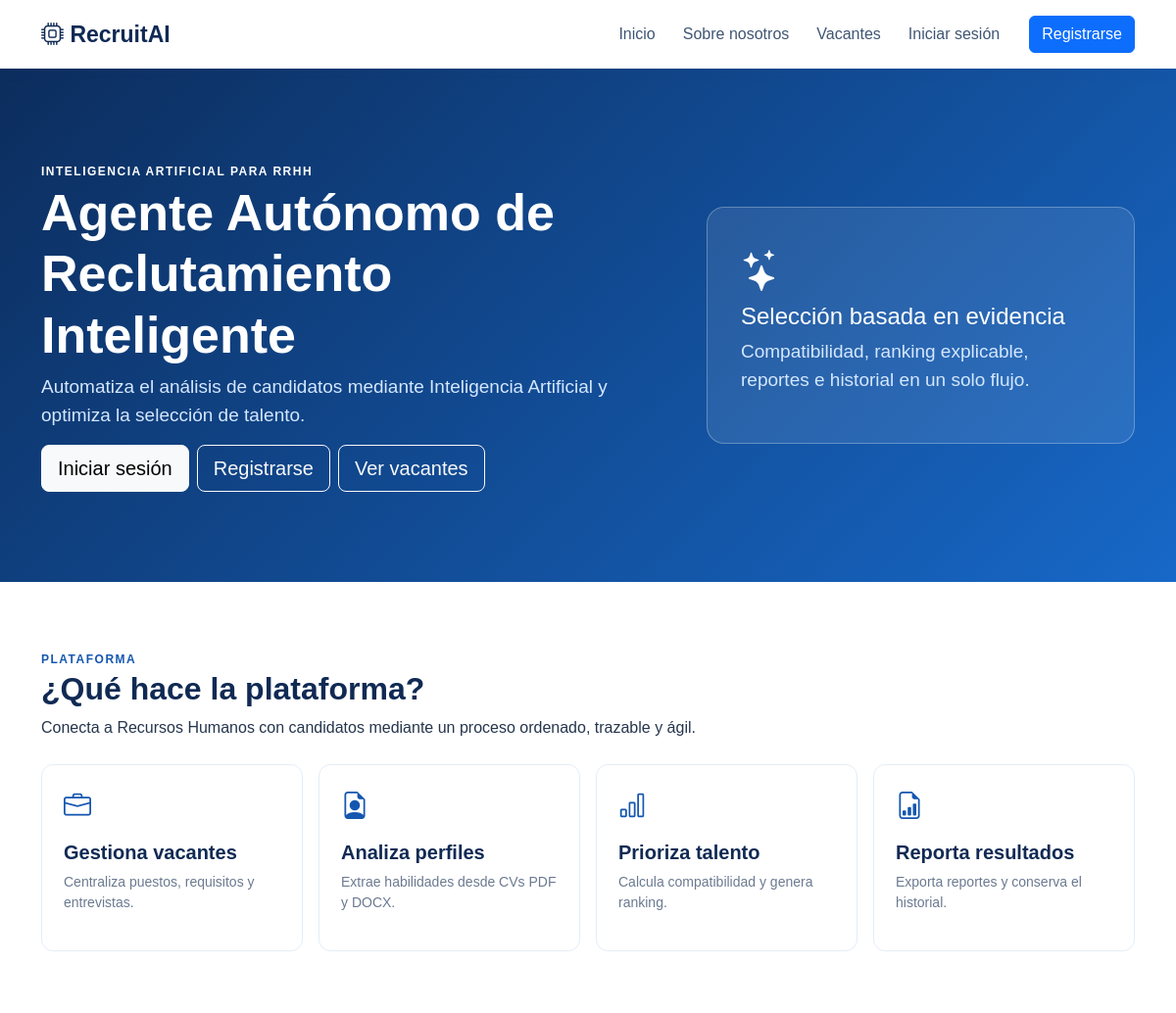
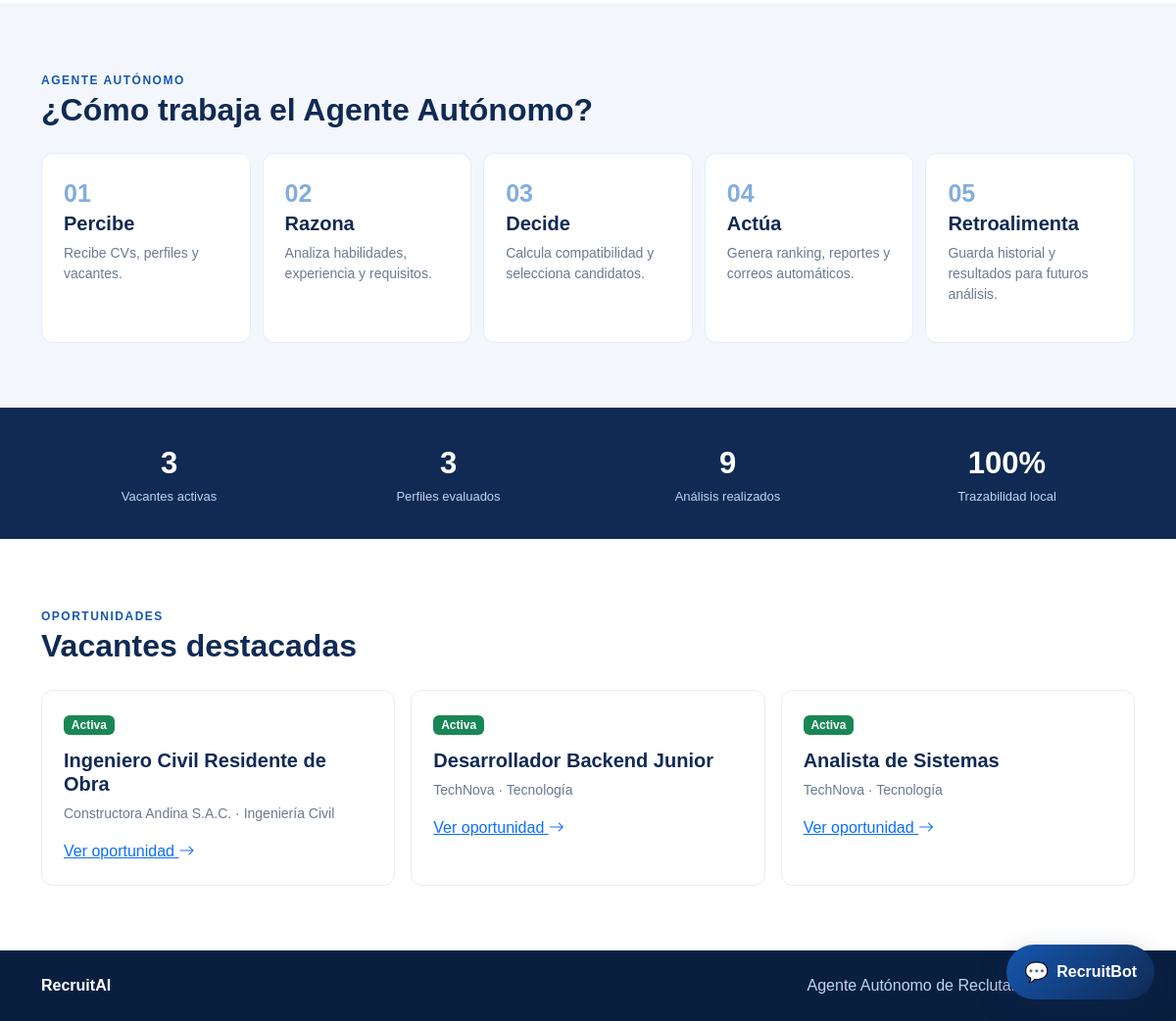
The page / on the database its author committed (2 pictures, top to bottom).
### tables this page shows
CREATE TABLE vacantes (
        id INTEGER PRIMARY KEY AUTOINCREMENT, titulo TEXT NOT NULL, empresa TEXT NOT NULL,
        area TEXT, descripcion TEXT, requisitos TEXT, habilidades TEXT, experiencia INTEGER DEFAULT 0,
        estudios TEXT, fecha_entrevista TEXT, hora_entrevista TEXT, estado TEXT DEFAULT 'Activa',
        fecha_creacion TEXT DEFAULT CURRENT_TIMESTAMP
    , peso_habilidades INTEGER DEFAULT 70, peso_experiencia INTEGER DEFAULT 20, peso_estudios INTEGER DEFAULT 10, umbral_preseleccion INTEGER DEFAULT 80, umbral_observacion INTEGER DEFAULT 60, carreras_objetivo TEXT);

### app.py (the view)
@app.route("/")
def landing():
    ranking_data = obtener_ranking()
    return render_template(
        "landing.html", vacantes=obtener_vacantes(solo_activas=True)[:3],
        stats={"vacantes": len(obtener_vacantes(solo_activas=True)), "candidatos": len(obtener_candidatos()), "analizados": len(ranking_data)},
    )

### app.py (called while the page is built)
@app.context_processor
def inject_csrf_token():
    def csrf_token():
        if "_csrf_token" not in session:
            session["_csrf_token"] = secrets.token_hex(24)
        return session["_csrf_token"]
    context = {"csrf_token": csrf_token}
    if session.get("rol") == "admin":
        context["nav_vacantes"] = obtener_vacantes()
        context["nav_vacante"] = _vacante_seleccionada()
    return context

@app.before_request
def csrf_protect():
    if request.method == "POST":
        expected = session.get("_csrf_token", "")
        payload = request.get_json(silent=True) or {}
        received = request.form.get("_csrf_token", "") or request.headers.get("X-CSRFToken", "") or payload.get("_csrf_token", "")
        if not expected or not hmac.compare_digest(expected, received):
            flash("La solicitud expiró o no es válida. Inténtalo nuevamente.", "warning")
            if request.is_json:
                return jsonify({"error": "csrf", "message": "Solicitud expirada o no valida."}), 400
            return redirect(request.referrer or url_for("landing"))

### modules/database.py (called while the page is built)
def _connection():
    DB_PATH.parent.mkdir(exist_ok=True)
    connection = sqlite3.connect(DB_PATH)
    connection.row_factory = sqlite3.Row
    connection.execute("PRAGMA foreign_keys = ON")
    return connection

def _rows(query, params=()):
    with _connection() as connection:
        return [dict(row) for row in connection.execute(query, params).fetchall()]

def obtener_vacantes(solo_activas=False):
    query = "SELECT * FROM vacantes"
    if solo_activas:
        query += " WHERE estado='Activa'"
    return _rows(query + " ORDER BY id DESC")

def obtener_candidatos():
    return _rows("SELECT * FROM candidatos ORDER BY id DESC")

### templates/landing.html
{% extends 'base_public.html' %}{% block title %}RecruitAI | Reclutamiento inteligente{% endblock %}
{% block content %}
<section class="hero"><div class="container"><div class="row align-items-center g-5"><div class="col-lg-7"><span class="eyebrow">INTELIGENCIA ARTIFICIAL PARA RRHH</span><h1>Agente Autónomo de Reclutamiento Inteligente</h1><p>Automatiza el análisis de candidatos mediante Inteligencia Artificial y optimiza la selección de talento.</p><div class="d-flex flex-wrap gap-2"><a class="btn btn-light btn-lg" href="{{url_for('login')}}">Iniciar sesión</a><a class="btn btn-outline-light btn-lg" href="{{url_for('register')}}">Registrarse</a><a class="btn btn-outline-light btn-lg" href="{{url_for('vacantes_publicas')}}">Ver vacantes</a></div></div><div class="col-lg-5"><div class="hero-card"><i class="bi bi-stars"></i><h4>Selección basada en evidencia</h4><p>Compatibilidad, ranking explicable, reportes e historial en un solo flujo.</p></div></div></div></div></section>
<section class="public-section"><div class="container"><div class="section-heading"><span>PLATAFORMA</span><h2>¿Qué hace la plataforma?</h2><p>Conecta a Recursos Humanos con candidatos mediante un proceso ordenado, trazable y ágil.</p></div><div class="row g-3">{% for icon,title,text in [('briefcase','Gestiona vacantes','Centraliza puestos, requisitos y entrevistas.'),('file-earmark-person','Analiza perfiles','Extrae habilidades desde CVs PDF y DOCX.'),('bar-chart','Prioriza talento','Calcula compatibilidad y genera ranking.'),('file-earmark-bar-graph','Reporta resultados','Exporta reportes y conserva el historial.')] %}<div class="col-md-3"><div class="feature-card"><i class="bi bi-{{icon}}"></i><h5>{{title}}</h5><p>{{text}}</p></div></div>{% endfor %}</div></div></section>
<section class="public-section soft"><div class="container"><div class="section-heading"><span>AGENTE AUTÓNOMO</span><h2>¿Cómo trabaja el Agente Autónomo?</h2></div><div class="agent-grid">{% for number,title,text in [('01','Percibe','Recibe CVs, perfiles y vacantes.'),('02','Razona','Analiza habilidades, experiencia y requisitos.'),('03','Decide','Calcula compatibilidad y selecciona candidatos.'),('04','Actúa','Genera ranking, reportes y correos automáticos.'),('05','Retroalimenta','Guarda historial y resultados para futuros análisis.')] %}<div class="agent-card"><b>{{number}}</b><h5>{{title}}</h5><p>{{text}}</p></div>{% endfor %}</div></div></section>
<section class="stats-band"><div class="container"><div class="row text-center">{% for value,label in [(stats.vacantes,'Vacantes activas'),(stats.candidatos,'Perfiles evaluados'),(stats.analizados,'Análisis realizados'),('100%','Trazabilidad local')] %}<div class="col-md-3"><strong>{{value}}</strong><span>{{label}}</span></div>{% endfor %}</div></div></section>
<section class="public-section"><div class="container"><div class="section-heading"><span>OPORTUNIDADES</span><h2>Vacantes destacadas</h2></div><div class="row g-3">{% for item in vacantes %}<div class="col-md-4"><div class="job-card"><span class="badge text-bg-success">{{item.estado}}</span><h5>{{item.titulo}}</h5><p>{{item.empresa}} · {{item.area}}</p><a href="{{url_for('vacantes_publicas')}}">Ver oportunidad <i class="bi bi-arrow-right"></i></a></div></div>{% endfor %}</div></div></section>
{% endblock %}

### templates/base_public.html (shortened to what this page needs)
<!doctype html>
<html lang="es">
<head>
  <link href="{{ url_for('static', filename='vendor/bootstrap/bootstrap.min.css') }}" rel="stylesheet">
  <link href="{{ url_for('static', filename='vendor/bootstrap-icons/bootstrap-icons.css') }}" rel="stylesheet">
  <link href="{{ url_for('static', filename='css/style.css') }}" rel="stylesheet">
  <link href="{{ url_for('static', filename='css/recruitbot.css') }}" rel="stylesheet">
</head>
<body class="public-body">
  <nav class="navbar navbar-expand-lg public-nav">
    <div class="container">
      <a class="navbar-brand" href="{{url_for('landing')}}"><i class="bi bi-cpu"></i> RecruitAI</a>
      <div class="navbar-nav ms-auto align-items-center">
        <a class="nav-link" href="{{url_for('landing')}}">Inicio</a>
        <a class="nav-link" href="{{url_for('sobre_nosotros')}}">Sobre nosotros</a>
        <a class="nav-link" href="{{url_for('vacantes_publicas')}}">Vacantes</a>
        <a class="nav-link" href="{{url_for('login')}}">Iniciar sesión</a>
        <a class="btn btn-primary ms-lg-3" href="{{url_for('register')}}">Registrarse</a>
      </div>
    </div>
  </nav>
  {% block content %}{% endblock %}
  <footer class="public-footer"><div class="container d-flex justify-content-between"><strong>RecruitAI</strong><span>Agente Autónomo de Reclutamiento Inteligente</span></div></footer>
  {% include '_recruitbot.html' %}
</body>
</html>

### templates/_recruitbot.html (shortened to what this page needs)
<div class="recruitbot" data-csrf="{{ csrf_token() }}">
  <button class="recruitbot-toggle" type="button" aria-label="Abrir RecruitBot">
    <span class="recruitbot-icon">💬</span><span>RecruitBot</span>
  </button>
</div>

### static/css/style.css (style rules this page uses)
:root { --blue:#1557b0;--navy:#102a54;--bg:#f4f7fb;--muted:#6b7a90 }
* { box-sizing:border-box }
body { background:var(--bg);color:#26364d;font-family:Arial,sans-serif }
.public-body { background:#fff }
.public-nav { background:#fff;box-shadow:0 2px 15px #1d426c12;min-height:70px }
.public-nav .navbar-brand { color:var(--navy);font-size:23px;font-weight:800 }
.public-nav .nav-link { color:#405673;margin:0 6px }
.hero,.page-hero { background:linear-gradient(135deg,#0c2d5d,#1768c8);color:#fff }
.hero { padding:92px 0 }
.hero h1,.page-hero h1 { font-size:52px;font-weight:800;max-width:750px }
.hero p,.page-hero p { color:#d4e7ff;font-size:19px;max-width:760px }
.eyebrow,.section-heading span { font-size:12px;font-weight:800;letter-spacing:1.5px }
.hero-card { background:#ffffff18;border:1px solid #ffffff45;border-radius:18px;padding:34px }
.hero-card i { font-size:42px }
.public-section { padding:66px 0 }
.public-section.soft { background:#f3f7fc }
.section-heading { margin-bottom:25px }
.section-heading span { color:var(--blue) }
.section-heading h2 { color:var(--navy);font-weight:800 }
.feature-card,.job-card,.agent-card { background:#fff;border:1px solid #e4edf7;border-radius:12px;height:100%;padding:22px }
.feature-card i { color:var(--blue);font-size:28px }
.feature-card h5,.job-card h5 { color:var(--navy);font-weight:700;margin-top:13px }
.feature-card p,.job-card p,.agent-card p { color:var(--muted);font-size:14px }
.agent-grid { display:grid;gap:12px;grid-template-columns:repeat(5,1fr) }
.agent-card b { color:#83addd;font-size:25px }
.agent-card h5 { color:var(--navy);font-weight:700 }
.stats-band { background:var(--navy);color:#fff;padding:34px 0 }
.stats-band strong,.stats-band span { display:block }
.stats-band strong { font-size:31px }
.stats-band span { color:#bed4ef;font-size:13px }
.public-footer { background:#091f40;color:#bed4ef;padding:24px 0 }
.public-footer strong { color:#fff }

### static/css/recruitbot.css (style rules this page uses)
.recruitbot { bottom:22px;position:fixed;right:22px;z-index:2000 }
.recruitbot-toggle { align-items:center;background:linear-gradient(135deg,#1557b0,#102a54);border:0;border-radius:999px;box-shadow:0 12px 30px #102a5450;color:#fff;display:flex;font-weight:800;gap:8px;padding:13px 18px }
.recruitbot-icon { font-size:20px }

### rows shown on the page
vacantes: estado "Activa", titulo "Ingeniero Civil Residente de Obra", empresa "Constructora Andina S.A.C.", area "Ingeniería Civil"
vacantes: estado "Activa", titulo "Desarrollador Backend Junior", empresa "TechNova", area "Tecnología"
vacantes: estado "Activa", titulo "Analista de Sistemas", empresa "TechNova", area "Tecnología"

### other values the page prints
{{ title }} "Gestiona vacantes" "Analiza perfiles" "Prioriza talento" "Reporta resultados"
{{ text }} "Centraliza puestos, requisitos y entrevistas." "Extrae habilidades desde CVs PDF y DOCX." "Calcula compatibilidad y genera ranking." "Exporta reportes y conserva el historial."
{{ number }} "01" "02" "03" "04" "05"
{{ title }} "Percibe" "Razona" "Decide" "Actúa" "Retroalimenta"
{{ text }} "Recibe CVs, perfiles y vacantes." "Analiza habilidades, experiencia y requisitos." "Calcula compatibilidad y selecciona candidatos." "Genera ranking, reportes y correos automáticos." "Guarda historial y resultados para futuros análisis."
{{ value }} "3" "3" "9" "100%"
{{ label }} "Vacantes activas" "Perfiles evaluados" "Análisis realizados" "Trazabilidad local"
